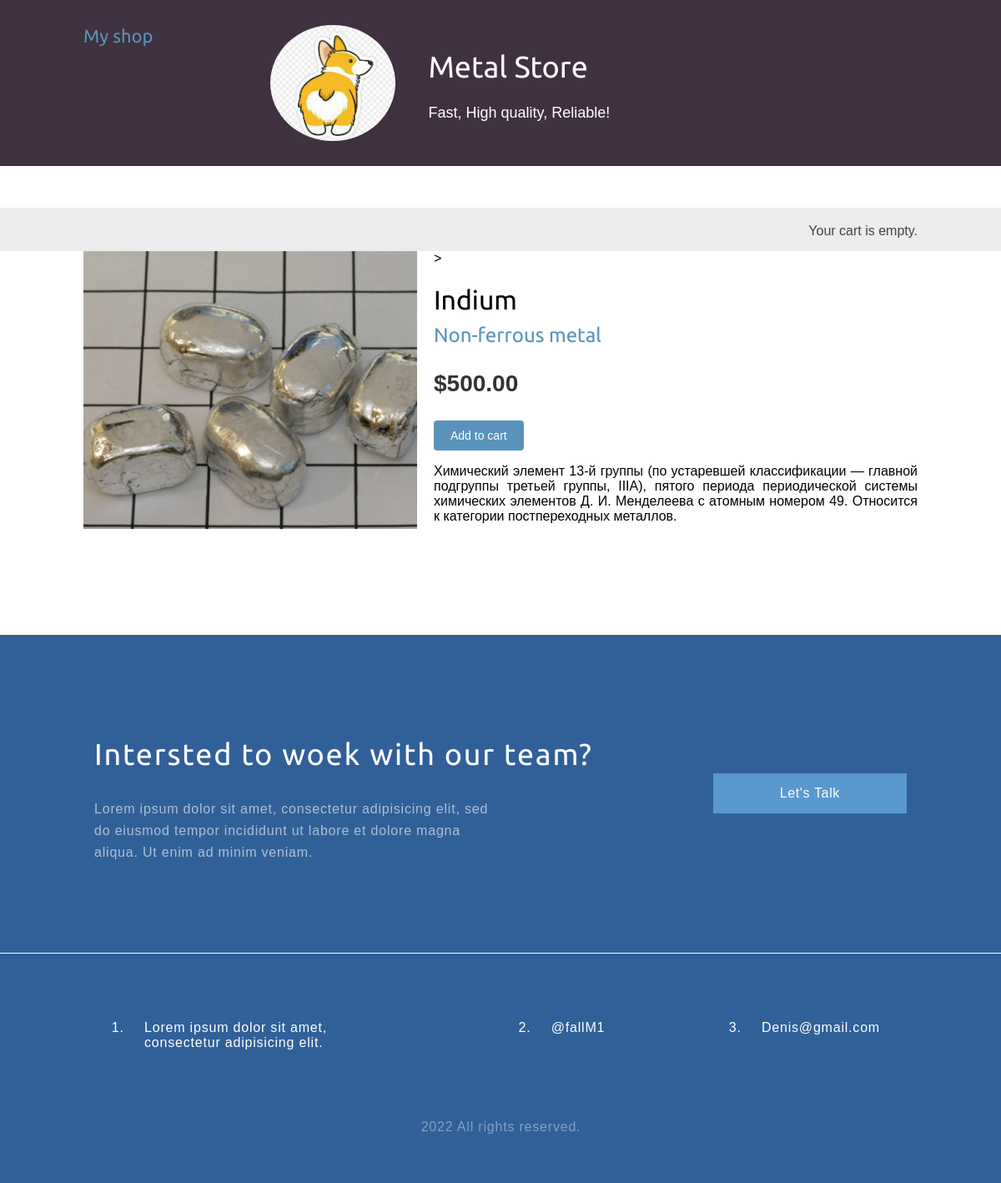
The app's page /7/indium/ with its own data.
### shop/models.py (models this page shows, shortened)
class Product(models.Model):
    category = models.ForeignKey(Category, on_delete=models.DO_NOTHING,  related_name='products')
    name = models.CharField(max_length=200, db_index=True)
    slug = models.SlugField(max_length=200, db_index=True)
    image = models.ImageField(upload_to='products/%Y/%m/%d', blank=True)
    description = models.TextField(blank=True)
    price = models.DecimalField(max_digits=10, decimal_places=2)
    stock = models.PositiveIntegerField()
    available = models.BooleanField(default=True)
    created = models.DateTimeField(auto_now_add=True)
    updated = models.DateTimeField(auto_now=True)
    class Meta:
        ordering = ('name',)
        index_together = (('id', 'slug'),)

class Category(models.Model):
    name = models.CharField(max_length=200, db_index=True)
    slug = models.SlugField(max_length=200, db_index=True, unique=True)
    class Meta:
        ordering = ('name',)
        verbose_name = 'Категория'
        verbose_name_plural = 'Категории'
    def __str__(self):
        return self.name
    def get_absolute_url(self):
        return reverse('shop:product_list_by_category',
                       args=[self.slug])

### shop/views.py (the view)
# urls.py: re_path(r'^(?P<id>\d+)/(?P<slug>[-\w]+)/$', views.product_detail, name='product_detail'),
def product_detail(request, id, slug):
    product = get_object_or_404(Product,
                                id=id,
                                slug=slug,
                                available=True)
    return render(request,
                  'shop/product/detail.html',
                  {'product': product})

### cart/cart.py (called while the page is built)
    def __len__(self):
        return sum(item['quantity'] for item in self.cart.values())

### cart/context_processors.py (called while the page is built)
def cart(request):
    return {'cart': Cart(request)}

### shop/templates/shop/product/detail.html (shortened to what this page needs)
{% extends "shop/base.html" %}
{% load static %}
{% block content %}
<div class="product-detail">
    <img src="{% if product.image %}{{ product.image.url }}{% else %}{% static 'img/no_image.png' %}{% endif %}">>
    <h1>{{ product.name }}</h1>
    <h2><a href="{{ product.category.get_absolute_url }}">{{ product.category }}</a></h2>
    <p class="price">${{ product.price }}</p>
    <form action="{% url 'cart:cart_add' product.id %}" method="post">
        <input type="submit" value="Add to cart">
    </form>
    {{ product.description|linebreaks }}
</div>
{% endblock %}

### shop/static/css/base.css (style rules this page uses)
body { margin:0; padding:0; font-family:helvetica, sans-serif; }
h1, h2, h3, h4, h5 , h6 { font-family: 'Ubuntu', sans-serif; font-weight:normal; }
a { text-decoration:none; color:#5993bb; }
a.button, input[type="submit"] { color:#fff; background:#5993bb; border-radius:4px; padding:10px 20px; font-size:14px; border:0; }
.product-detail { text-align:justify; }
.product-detail .price { color:#333; font-size:28px; font-weight:bold; }
.product-detail img { width:40%; float:left; padding:0 20px 20px 0; }
.product-detail h1 { margin-bottom:0; }
.product-detail h2 { margin-top:10px; }

### records on screen
Product: image (picture), name "Indium", category "Non-ferrous metal", price "500.00", description "Химический элемент 13-й группы (по устаревшей классификации — главной подгруппы третьей группы, IIIA), пятого периода периодической системы химических элементов Д. И. Менделеева с атомным номером 49. Относится к категории постпереходных металлов."
